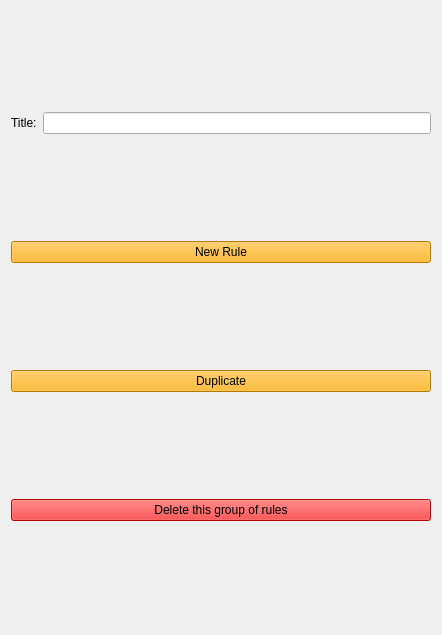
<?xml version="1.0" encoding="UTF-8"?>
<ui version="4.0">
 <class>GroupOfRules</class>
 <widget class="QFrame" name="GroupOfRules">
  <property name="geometry">
   <rect>
    <x>0</x>
    <y>0</y>
    <width>442</width>
    <height>635</height>
   </rect>
  </property>
  <property name="sizePolicy">
   <sizepolicy hsizetype="Expanding" vsizetype="Expanding">
    <horstretch>0</horstretch>
    <verstretch>0</verstretch>
   </sizepolicy>
  </property>
  <layout class="QGridLayout" name="gridLayout">
   <item row="0" column="0">
    <widget class="QLabel" name="labelTitle">
     <property name="text">
      <string>Title:</string>
     </property>
    </widget>
   </item>
   <item row="1" column="0" colspan="2">
    <widget class="QPushButton" name="addNewRule">
     <property name="focusPolicy">
      <enum>Qt::NoFocus</enum>
     </property>
     <property name="styleSheet">
      <string notr="true">background-color: rgb(255, 170, 0);
selection-background-color: rgb(255, 170, 0);
</string>
     </property>
     <property name="text">
      <string>New Rule</string>
     </property>
    </widget>
   </item>
   <item row="3" column="0" colspan="2">
    <widget class="QPushButton" name="deleteGor">
     <property name="focusPolicy">
      <enum>Qt::NoFocus</enum>
     </property>
     <property name="styleSheet">
      <string notr="true">background-color: rgb(255, 0, 0);
selection-background-color: rgb(255, 0, 0);

</string>
     </property>
     <property name="text">
      <string>Delete this group of rules</string>
     </property>
    </widget>
   </item>
   <item row="0" column="1">
    <widget class="QLineEdit" name="title"/>
   </item>
   <item row="2" column="0" colspan="2">
    <widget class="QPushButton" name="duplicateGor">
     <property name="focusPolicy">
      <enum>Qt::NoFocus</enum>
     </property>
     <property name="styleSheet">
      <string notr="true">background-color: rgb(255, 170, 0);
selection-background-color: rgb(255, 170, 0);
</string>
     </property>
     <property name="text">
      <string>Duplicate</string>
     </property>
    </widget>
   </item>
  </layout>
 </widget>
 <resources/>
 <connections/>
</ui>
